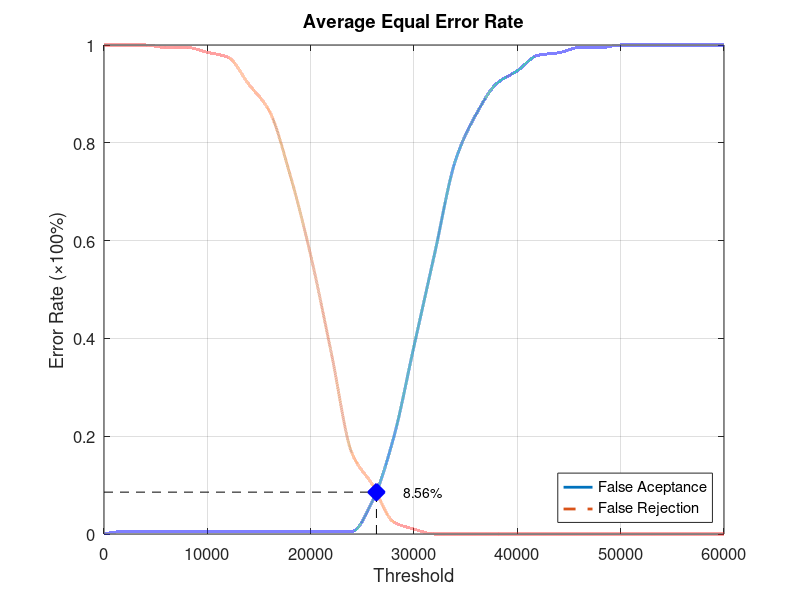
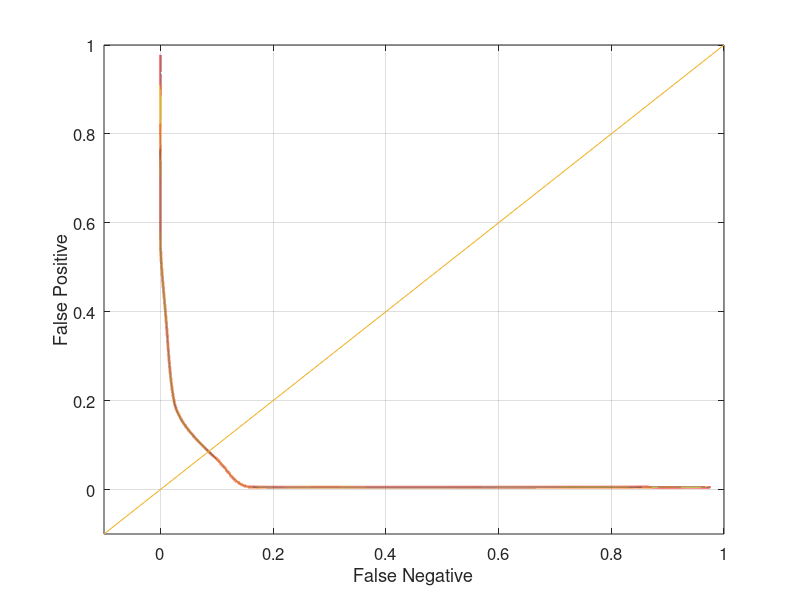

The MATLAB script that drew these images, in order:
function yEER = Database4_3
close all;
clear;
clc;
x = 0:2000:60000;
xq = 0:0.5:60000;

y0 = [0 0.00526316 0.00526316 0.00526316 0.00526316 0.00526316 0.00526316 0.00526316 0.00526316 0.00526316 0.00526316 0.00526316 0.00526316 0.0684211 0.194737 0.384211 0.573684 0.763158 0.857895 0.921053 0.947368 0.978947 0.984211 0.994737 0.994737 1 1 1 1 1 1];
yy0 = interp1(x, y0, xq, 'pchip');
y1 = [1 1 1 0.995 0.995 0.985 0.975 0.92 0.865 0.735 0.57 0.37 0.165 0.1 0.025 0.01 0 0 0 0 0 0 0 0 0 0 0 0 0 0 0];
yy1 = interp1(x, y1, xq, 'pchip');

% Calculating EER: 
y2 = abs(y0 - y1);
find(y2 == min(y2))
yy2 = abs(yy0 - yy1);
xEER = find(yy2 == min(yy2));
xEERIndex = xq(xEER) % X-axis EER
yEER = yy0(xEER) % Y-axis EER

main = figure
plot(xq, yy0,'-','LineWidth', 2);	hold on
plot(xq, yy1,'--','LineWidth', 2);	hold on
plot([xEERIndex xEERIndex], [0 yEER], 'k--');	hold on
plot([0 xEERIndex], [yEER yEER], 'k--');	hold on
plot(xEERIndex, yEER, 'bx', 'LineWidth', 10);	hold on
text(xEERIndex + 10 * xEERIndex / 100, yEER, [num2str(round((10000 * yEER)) / 100) '%'])
legend('False Aceptance', 'False Rejection', 'Location', 'SouthEast')
xlabel('Threshold')
ylabel('Error Rate (\times100%)')
title('Average Equal Error Rate')
set(gca, 'FontSize', 12)
axis([0 60000 0 1])
grid on

print(main, 'Database4_3Main', '-dpng');
FNRxFPR = figure('Color', [1 1 1]);
plot(yy1, yy0, '-', yy1, yy0, 'LineWidth', 2);
hold on
y = -0.1:0.1:1
plot(y, y); 
set(gca, 'FontSize', 12)
xlabel('False Negative')
ylabel('False Positive')
axis([-0.1 1 -0.1 1])
set(gca, 'FontSize', 12)
grid on

print(FNRxFPR, 'Database4_3FNRxFPR','-dpng');
end
